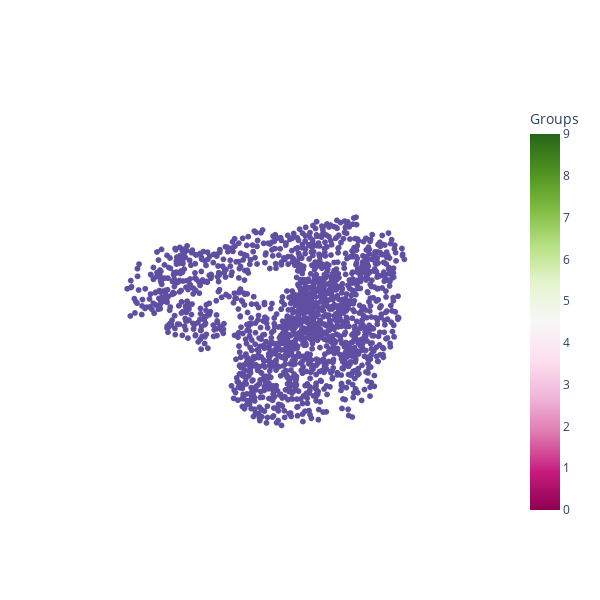

The notebook cell this image was saved under:
### Code cell
# visualize 
t = 0
rep = 0

# set to first frame 
u[rep][extensions[t]].trajectory[0] 

plot_molecules(
    [
        u[rep][extensions[t]].select_atoms(f"protein and name CA").positions
    ]
)

### Figure 1 — Plotly figure (JSON) as saved in the notebook; plotly's stock layout.template omitted (floating-point values rounded to 4 significant figures; data arrays with more than 128 entries replaced by an {"elided": "..."} marker saying what was removed)
{"data": [{"hoverinfo": "text", "marker": {"color": "rgba(94.0, 79.0, 162.0, 255.0)", "colorbar": {"title": {"text": "Groups"}}, "colorscale": [[0, "rgb(142,1,82)"], [0.1, "rgb(197,27,125)"], [0.2, "rgb(222,119,174)"], [0.3, "rgb(241,182,218)"], [0.4, "rgb(253,224,239)"], [0.5, "rgb(247,247,247)"], [0.6, "rgb(230,245,208)"], [0.7, "rgb(184,225,134)"], [0.8, "rgb(127,188,65)"], [0.9, "rgb(77,146,33)"], [1, "rgb(39,100,25)"]], "size": 2, "symbol": "circle"}, "mode": "markers", "type": "scatter3d", "x": {"elided": "1623 float values"}, "y": {"elided": "1623 float values"}, "z": {"elided": "1623 float values"}}], "layout": {"height": 600, "hovermode": "closest", "margin": {"t": 100}, "scene": {"xaxis": {"showbackground": false, "showgrid": false, "showline": false, "showticklabels": false, "title": {"text": ""}, "zeroline": false}, "yaxis": {"showbackground": false, "showgrid": false, "showline": false, "showticklabels": false, "title": {"text": ""}, "zeroline": false}, "zaxis": {"showbackground": false, "showgrid": false, "showline": false, "showticklabels": false, "title": {"text": ""}, "zeroline": false}}, "showlegend": false, "title": {"text": ""}, "width": 600}}
